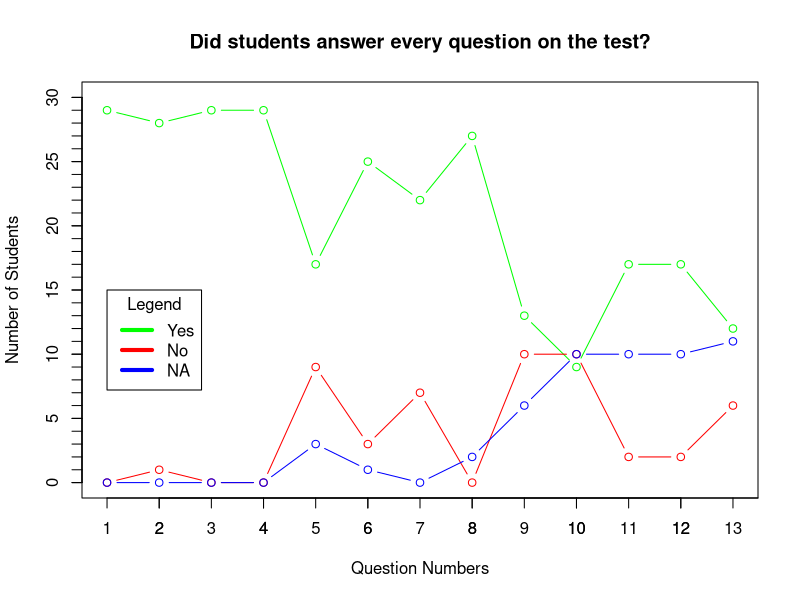
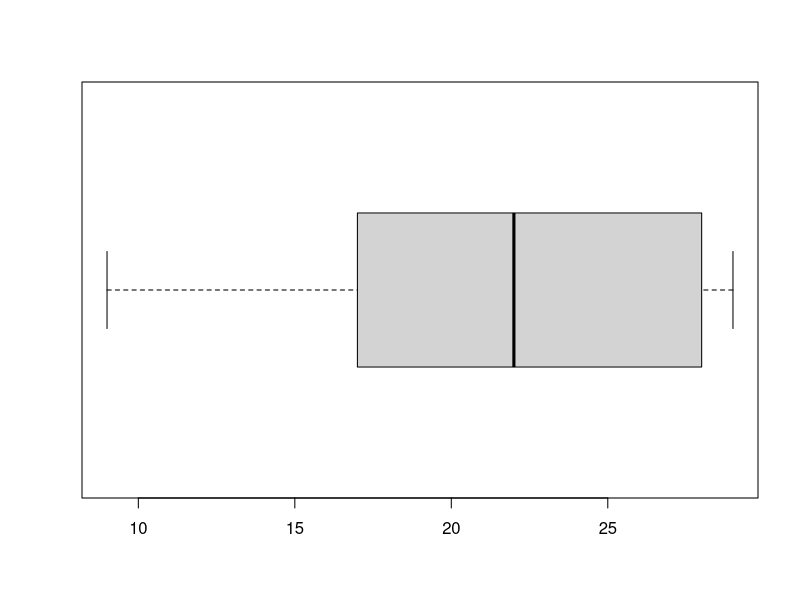
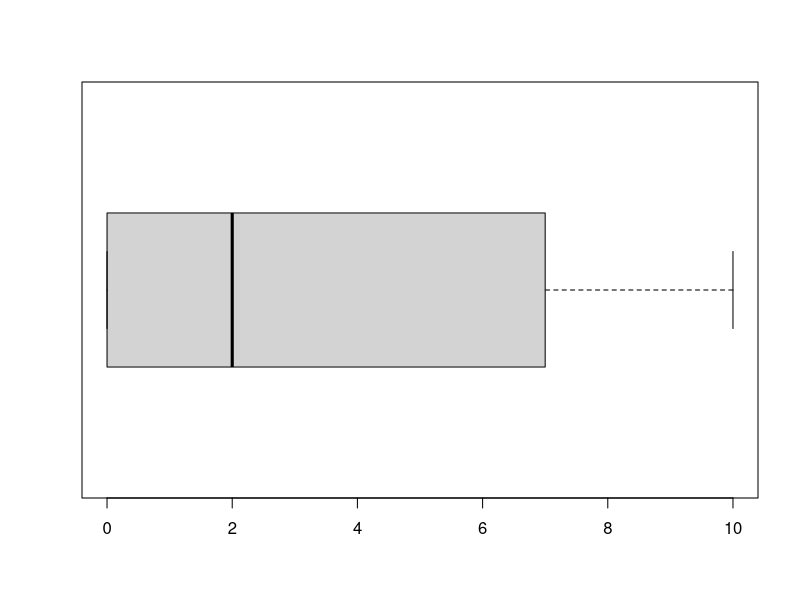
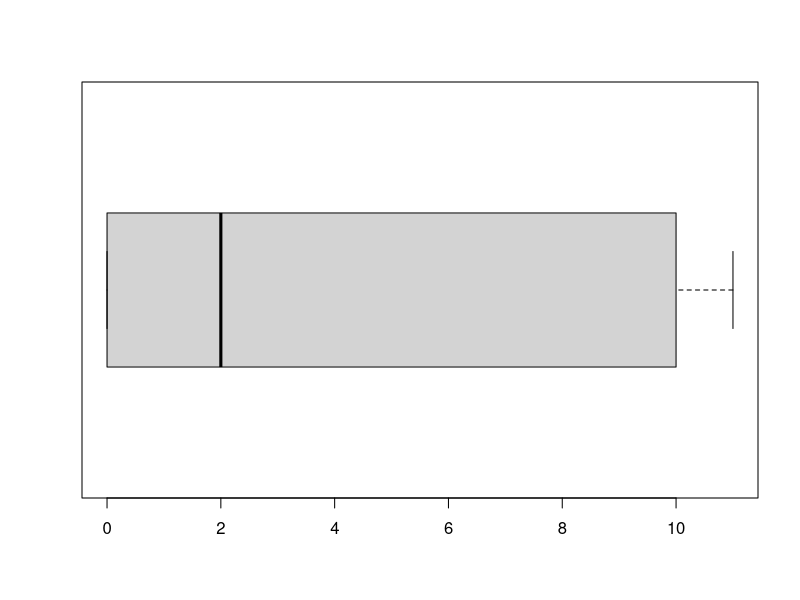
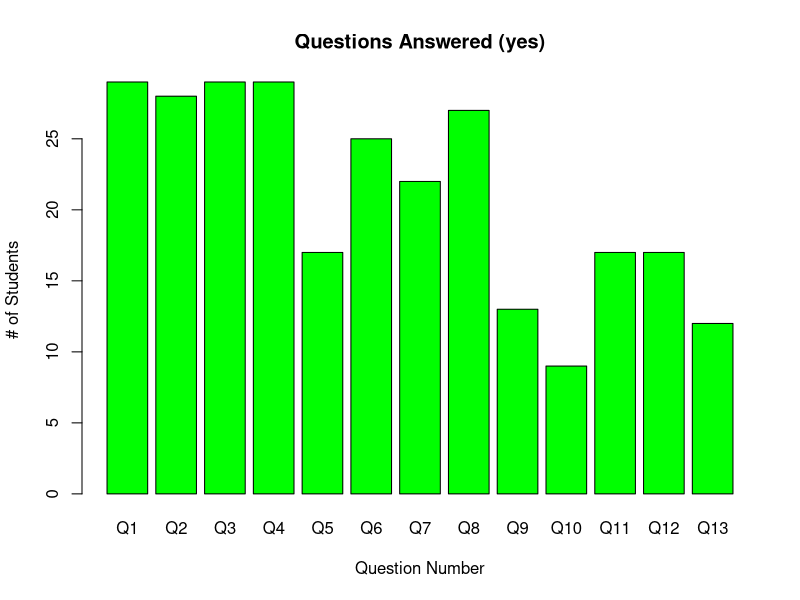
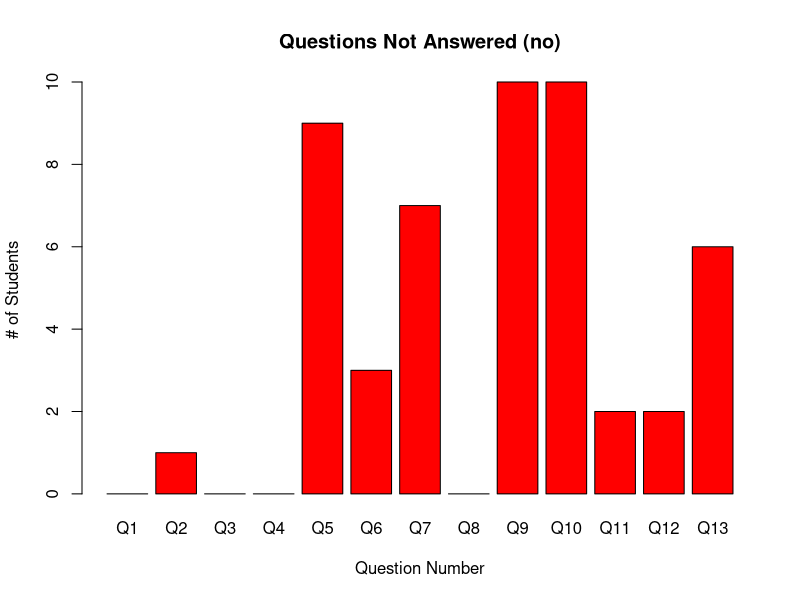
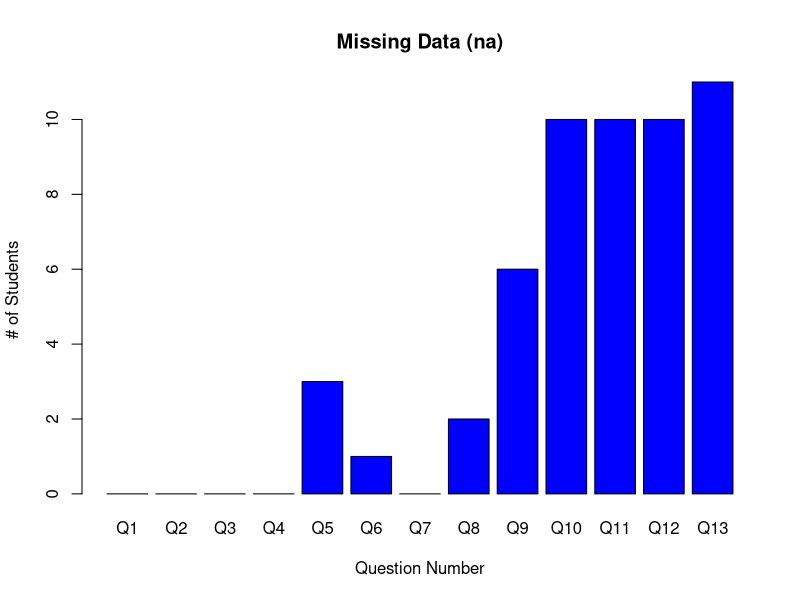
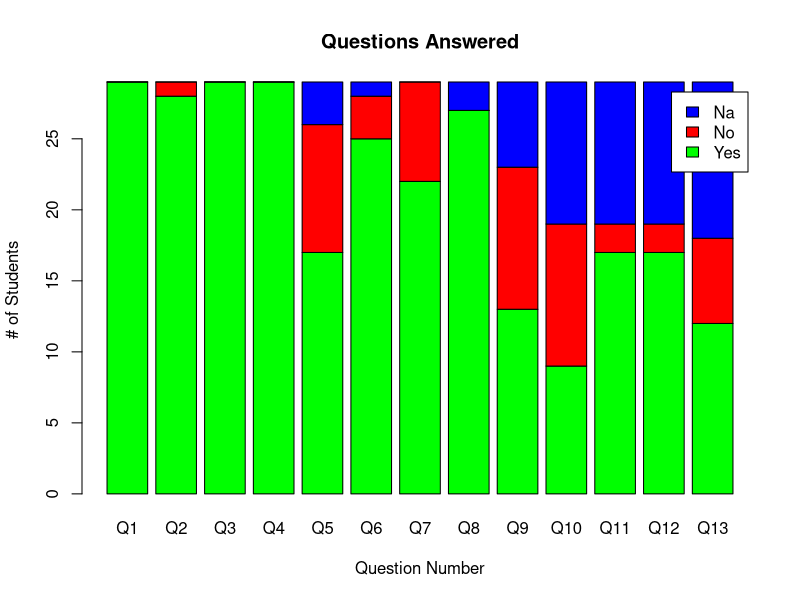

Reproduce these figures in R, in order.
## ---- chunk 1
library(dplyr)
library(tidyr)
df <- read.csv("formative1-results-DI.csv")
df <- select(df, -pull.request, -attached.rmd)
## ---- chunk 2
Q <- as.data.frame(df %>% group_by(Q1) %>% tally())
Q <- bind_rows(Q, as.data.frame(df %>% group_by(Q2) %>% tally()))
Q <- bind_rows(Q, as.data.frame(df %>% group_by(Q3) %>% tally()))
Q <- bind_rows(Q, as.data.frame(df %>% group_by(Q4) %>% tally()))
Q <- bind_rows(Q, as.data.frame(df %>% group_by(Q5) %>% tally()))
Q <- bind_rows(Q, as.data.frame(df %>% group_by(Q6) %>% tally()))
Q <- bind_rows(Q, as.data.frame(df %>% group_by(Q7) %>% tally()))
Q <- bind_rows(Q, as.data.frame(df %>% group_by(Q8) %>% tally()))
Q <- bind_rows(Q, as.data.frame(df %>% group_by(Q9) %>% tally()))
Q <- bind_rows(Q, as.data.frame(df %>% group_by(Q10) %>% tally()))
Q <- bind_rows(Q, as.data.frame(df %>% group_by(Q11) %>% tally()))
Q <- bind_rows(Q, as.data.frame(df %>% group_by(Q12) %>% tally()))
Q <- bind_rows(Q, as.data.frame(df %>% group_by(Q13) %>% tally()))

## ---- chunk 3
Qx <- select(Q, -n)
## ---- chunk 4
Qx <- gather(Qx, key = "key", value ="id")
## ---- chunk 5
Qx <- na.omit(Qx)
## ---- chunk 6
Q <- select(Q, n)
Qx <- bind_cols(Qx, Q)
## ---- chunk 7
Qx %>% group_by(id) %>% count()
## ---- chunk 8
Qx[Qx==""] <- 'Did not answer'
## ---- chunk 9
Qx %>% group_by(id) %>% count()
## ---- chunk 10
Qx <- spread(Qx, key, n, fill = 0)
## ---- chunk 11
Qx <- Qx[ ,c('id', 'Q1', 'Q2', 'Q3', 'Q4', 'Q5', 'Q6', 'Q7', 'Q8', 'Q9', 'Q10', 'Q11', 'Q12', 'Q13')] 
## ---- chunk 12
y <- Qx %>% filter(id == 'Yes') %>% select(-id) %>% t()
n <- Qx %>% filter(id == 'No')  %>% select(-id) %>% t()
na <- Qx %>% filter(id == 'Did not answer') %>% select(-id) %>% t()
## ---- chunk 13
plot(y, ylim = c(0,30), type = 'n', main = 'Did students answer every question on the test?',xlab = 'Question Numbers', ylab = 'Number of Students')

axis(1, at=1:14)
axis(2, at=0:30, labels = FALSE)

lines(y, type='b', col = 'green')
lines(n, type='b', col = 'red')
lines(na, type='b', col = 'blue')

legend(1, 15, title = 'Legend', c('Yes','No','NA'), col=c('green', 'red', 'blue'), lwd = 4);

## ---- chunk 14
boxplot(y, horizontal = TRUE)
boxplot(n, horizontal = TRUE)
boxplot(na, horizontal = TRUE)
## ---- chunk 15

barplot(t(y), main="Questions Answered (yes)",
  xlab="Question Number", ylab= "# of Students", col="green")

barplot(t(n), main="Questions Not Answered (no)",
  xlab="Question Number", ylab= "# of Students", col="red")

barplot(t(na), main="Missing Data (na)",
  xlab="Question Number", ylab= "# of Students", col="blue")

all <- cbind(y,n,na)
barplot(t(all), main="Questions Answered", xlab="Question Number", ylab= "# of Students", col=c("green", "red", "blue"),  legend = c('Yes','No','Na'))

